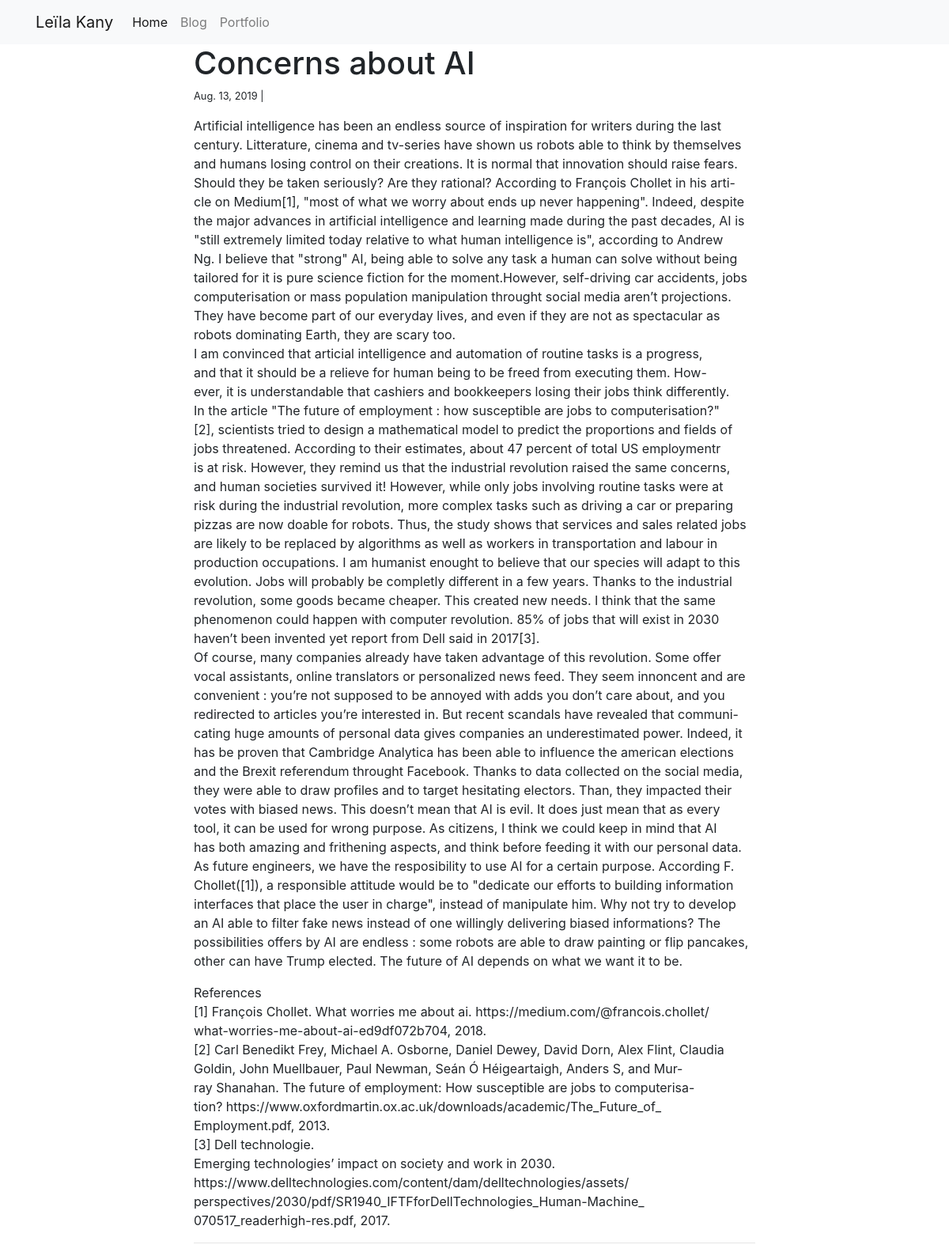
Page /blog/1/ on the committed database.
### blog/models.py (models this page shows)
class Post(models.Model):
    title = models.CharField(max_length=255)
    body = models.TextField()
    created_on = models.DateTimeField(auto_now_add=True)
    last_modified = models.DateTimeField(auto_now=True)

### blog/views.py (the view)
# urls.py: path("<int:pk>/", views.blog_detail, name="blog_detail"),
def blog_detail(request, pk):
    post = Post.objects.get(pk=pk)
    context = {
        "post": post,
    }
    return render(request, "blog_detail.html", context)

### blog/templates/blog_detail.html
{% extends "base.html" %}
{% block page_content %}
<div class="col-md-8 offset-md-2">
    <h1>{{ post.title }}</h1>
    <small>
        {{ post.created_on.date }} |&nbsp;
    </small>
    <p>{{ post.body | linebreaks }}</p>
    <hr>
</div>
{% endblock %}

### rows in the picture
Post: title "Concerns about AI", created_on "Aug. 13, 2019", body "Artificial intelligence has been an endless source of inspiration for writers during the last century. Litterature, cinema and tv-series have shown us robots able to think by themselves and humans losing control on their creations. It is normal that innovation should raise fears. Should they be taken seriously? Are they rational? According to François Chollet in his arti- cle on Medium[1], \"most of what we worry about ends up never happening\". Indeed, despite the major advances in artificial intelligence and learning made during the past decades, AI is \"still extremely limited today relative to what human intelligence is\", according to Andrew Ng. I believe that \"strong\" AI, being able to…"
